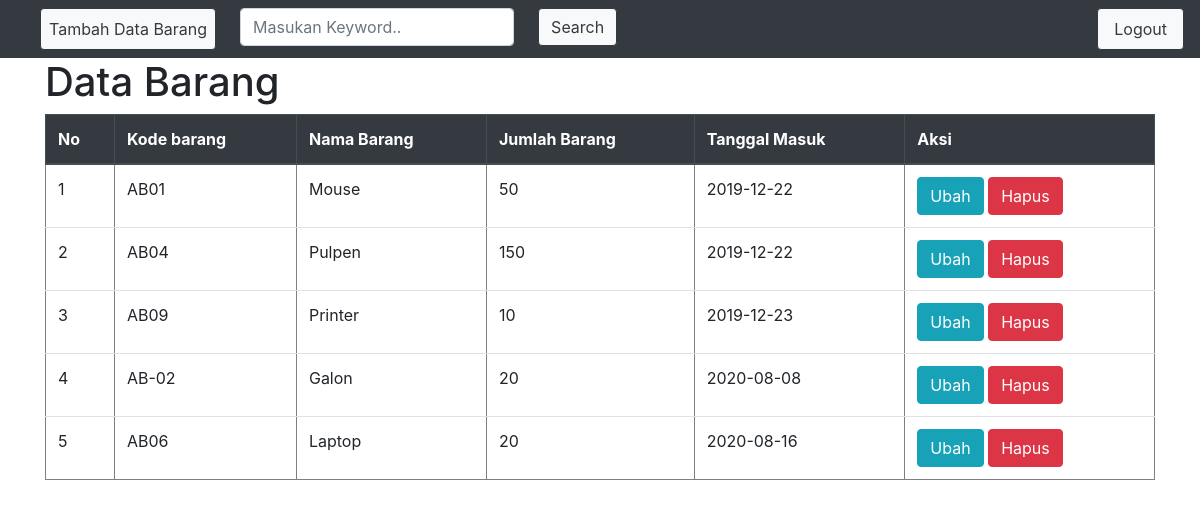
The page / on the database its author committed.
### tables this page shows
CREATE TABLE `tugaskp` (
  `no` int(10) NOT NULL,
  `kode_barang` varchar(50) NOT NULL,
  `nama_barang` varchar(100) NOT NULL,
  `jumlah_barang` varchar(200) NOT NULL,
  `tgl_masuk` date NOT NULL
);

### functions.php (called while the page is built, shortened)
<?php
    $conn = mysqli_connect("localhost", "root", "","laporankp");
function query ($query) {
    global $conn;
    $result = mysqli_query($conn, $query);
    $rows = [];
    while($row = mysqli_fetch_assoc($result)){
        $rows[] = $row;
    }
    return $rows;
}
        $password = password_hash($password, PASSWORD_DEFAULT);
        mysqli_query($conn,"INSERT INTO user VALUES('','$username','$password','$password2','$email')");
        return mysqli_affected_rows($conn);
?>

### index.php (the view, shortened to what this page needs)
<?php
require 'functions.php';
$kp = query("SELECT * FROM tugaskp");
?>
<!DOCTYPE html>
<html lang="en">
<head>
</head>
<link rel="stylesheet" href="https://stackpath.bootstrapcdn.com/bootstrap/4.4.1/css/bootstrap.min.css">
<link rel="stylesheet" href="style.css">
<body>
<nav class="navbar navbar-expand-lg navbar-light bg-dark">
  <div class="collapse navbar-collapse" id="navbarSupportedContent">
    <ul class="navbar-nav mr-auto">
      <li class="nav-item">
        <a class="nav-link btn btn-outline-dark bg-light text-dark mx-4" href="tambah.php">Tambah Data Barang</a>
      </li>
      <li class="nav-item">
      <form class="form-inline my-2 my-md-0" method="post">
      <input class="form-control mr-md-4" type="text" name="keyword" placeholder="Masukan Keyword..">
      <button class="btn btn btn-outline-dark bg-light text-dark my-2 my-sm-0 " name="cari" type="submit">Search</button>
    </form>
      </li>
    </ul>
    <a class="nav-link btn btn-outline-dark bg-light text-dark " href="login.php">Logout</a>
  </div>
</nav>
    <div class="container">
    <h1 class="d-flex justify-content-start">Data Barang</h1>
    <table class="table" border="1" cellpadding="10" cellspacing="0">
        <thead class="thead-dark">
    <tr>
        <th scope="col">No</th>
        <th scope="col">Kode barang</th>
        <th scope="col">Nama Barang</th>
        <th scope="col">Jumlah Barang</th>
        <th sope="col">Tanggal Masuk</th>
        <th scope="col">Aksi</th>
    </tr>
    <?php $i = 1; ?>
    <?php foreach( $kp as $row) : ?>
    <tr>
        <td><?=$i ?></td>
        <td><?=$row["kode_barang"]; ?></td>
        <td><?=$row["nama_barang"]; ?></td>
        <td><?=$row["jumlah_barang"]; ?></td>
        <td><?=$row["tgl_masuk"]; ?></td>
        <td>
            <a class="btn btn-info" href="ubah.php?no=<?= $row["no"]; ?>">Ubah</a>
            <a class="btn btn-danger"  href="hapus.php?no=<?=$row["no"]; ?>">Hapus</a>
        </td>
    </tr>
<?php $i++; ?>
<?php
    endforeach;
?>
    </table>
    </div>
</body>
</html>

### rows shown on the page
tugaskp: kode_barang "AB01", nama_barang "Mouse", jumlah_barang "50", tgl_masuk "2019-12-22"
tugaskp: kode_barang "AB04", nama_barang "Pulpen", jumlah_barang "150", tgl_masuk "2019-12-22"
tugaskp: kode_barang "AB09", nama_barang "Printer", jumlah_barang "10", tgl_masuk "2019-12-23"
tugaskp: kode_barang "AB-02", nama_barang "Galon", jumlah_barang "20", tgl_masuk "2020-08-08"
tugaskp: kode_barang "AB06", nama_barang "Laptop", jumlah_barang "20", tgl_masuk "2020-08-16"
